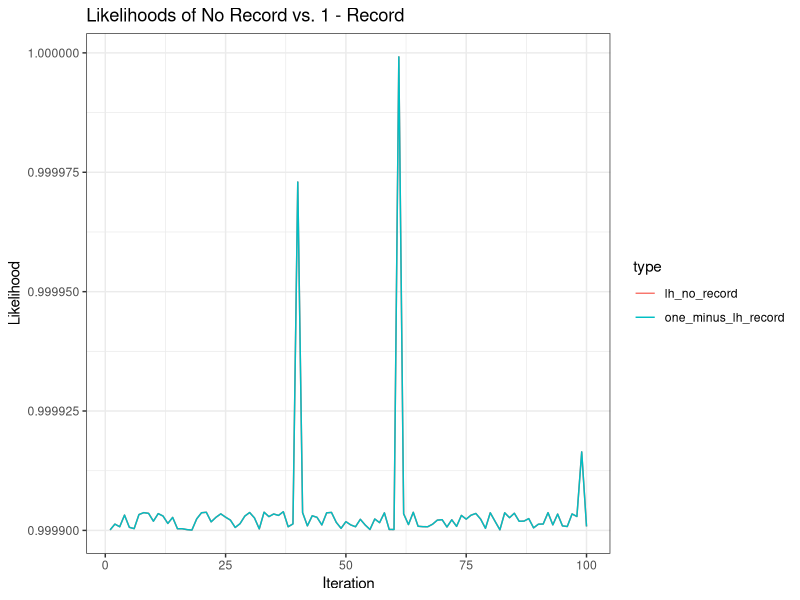
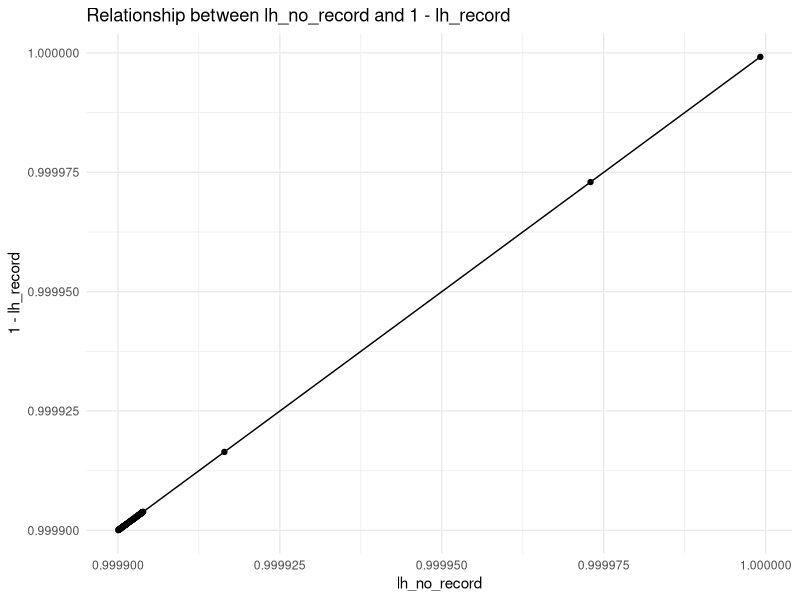

The R source for these figures, in order:
rm(list=ls());gc()
#graphics.off()
library(ggplot2)
library(dplyr)
library(tidyr)

invasion_probability <- function(t, pi) {
  pi
}

# Define the sigmoid functions for Pd and Pr
sigmoid_function <- function(t, yoi, beta, rate, p0) {
  1-exp(-rate * (t - yoi)^beta - p0)
}

lh_record <- function(a, IP, pd_beta, r_pd, pr_beta, r_pr, pd0, pr0, t0, b) {
  Fb <- 0
  for (i in t0:a) {
    pi_product <- if (i == t0){
      1
    }else{
      prod(1 - IP[1:(i-t0)])
    }
    pi_current <- IP[i - t0 + 1]
    pd_product <- if (i < a) {
      prod(1 - sapply(i:(a-1), sigmoid_function, i, pd_beta, r_pd, pd0))
    } else {
      1
    }
    pd_current <- sigmoid_function(a, i, pd_beta, r_pd, pd0)
    pr_product <- 1-prod(1 - sapply(a:b, sigmoid_function, a, pr_beta, r_pr, pr0))
    Fb <- Fb + pi_current * pi_product * pd_product * pd_current * pr_product
  }
  return(Fb)
}

lh_no_record <- function(a, IP, pd_beta, r_pd, pr_beta, r_pr, pd0, pr0, t0, b){
  Fb <- prod(1 - IP[1:(a-t0+1)])
  for (i in t0:a) {
    #case 1: no invasion
    # no_invade = prod(1 - IP[1:(i-t0+1)])
    #case 2: no detection
    pi_product <- if (i == t0){
      1
    }else{
      prod(1 - IP[1:(i-t0)])
    }
    pi_current <- IP[i - t0 + 1]
    # no_pd = prod(1 - sapply(i:a, sigmoid_function, i, pd_beta, r_pd, pd0))
    # no_dect = pi_product * pi_current * no_pd
    #case 3: no report
    pd_product <- if (i < a) {
      prod(1 - sapply(i:(a-1), sigmoid_function, i, pd_beta, r_pd, pd0))
    } else {
      1
    }
    pd_current <- sigmoid_function(a, i, pd_beta, r_pd, pd0)
    no_dect = pi_product * pi_current * (1-pd_product*pd_current)
    no_pr <- prod(1 - sapply(a:b, sigmoid_function, a, pr_beta, r_pr, pr0))
    no_report = pi_product*pi_current*pd_product*pd_current*no_pr
    Fb <- Fb + no_dect + no_report
  }
  return(Fb)
}

pi = 0.0001
t0 = 1600
b = 2016
years <- t0:b
IP <- sapply(years, invasion_probability, pi)



baseline_params <- list(K = 1.000e+03,
                        r = 2e-02,
                        t_m = 1.872e+03,   # Midpoint of logistic growth
                        r_d = 2.000e-01,
                        t_d = 1.995e+03,
                        pd_beta = 1.599e+00,
                        r_pd = 0.100e+00,
                        pd0 = 5.407e-03,
                        pr_beta = 1.368e+00,
                        r_pr = 1.438e-02,
                        pr0 = 8.712e-03,
                        t0 = 1600, 
                        b = 2016)

set.seed(123) # Ensure reproducibility
n <- 100 # Number of random selections

random_params <- replicate(n, {
  list(
    K = baseline_params$K * runif(1, 0.9, 1.1),
    r = baseline_params$r * runif(1, 0.9, 1.1),
    t_m = baseline_params$t_m * runif(1, 0.9, 1.1),   # Midpoint of logistic growth
    r_d = baseline_params$r_d * runif(1, 0.9, 1.1),
    t_d = baseline_params$t_d * runif(1, 0.9, 1.1),
    pd_beta = baseline_params$pd_beta * runif(1, 0.9, 1.1),
    r_pd = baseline_params$r_pd * runif(1, 0.9, 1.1),
    pd0 = baseline_params$pd0 * runif(1, 0.9, 1.1),
    pr_beta = baseline_params$pr_beta * runif(1, 0.9, 1.1),
    r_pr = baseline_params$r_pr * runif(1, 0.9, 1.1),
    pr0 = baseline_params$pr0 * runif(1, 0.9, 1.1),
    a = sample(1600:2016, 1) # Randomly choosing a year for 'a'
  )
}, simplify = FALSE)


# Adjusted part of the calculation loop
results <- lapply(random_params, function(params) {
  list(
    lh_no_record = lh_no_record(params$a, IP, params$pd_beta, params$r_pd, params$pr_beta, params$r_pr, params$pd0, params$pr0, t0, b),
    # lh_record = lh_record(params$a, IP, params$pd_beta, params$r_pd, params$pr_beta, params$r_pr, params$pd0, params$pr0, t0, b),
    one_minus_lh_record = 1 - lh_record(params$a, IP, params$pd_beta, params$r_pd, params$pr_beta, params$r_pr, params$pd0, params$pr0, t0, b)
  )
})

results_df <- do.call(rbind, lapply(seq_along(results), function(i) {
  data.frame(
    iteration = i,
    lh_no_record = results[[i]]["lh_no_record"],
    # lh_record = results[[i]]["lh_record"],
    one_minus_lh_record = results[[i]]["one_minus_lh_record"]
  )
}))


results_df <- pivot_longer(results_df, cols = c("lh_no_record", "one_minus_lh_record"), names_to = "type", values_to = "value")

ggplot(results_df, aes(x = iteration, y = value, color = type)) +
  geom_line() +
  labs(title = "Likelihoods of No Record vs. 1 - Record", x = "Iteration", y = "Likelihood") +
  theme_bw()

# Assuming 'results' is your list
results_df <- do.call(rbind, lapply(results, function(x) {
  data.frame(lh_no_record = x$lh_no_record, one_minus_lh_record = x$one_minus_lh_record)
}))


ggplot(results_df, aes(x = lh_no_record, y = one_minus_lh_record)) +
  geom_point() +  # This adds the scatter plot points
  geom_line() +   # This connects the points with lines
  labs(title = "Relationship between lh_no_record and 1 - lh_record",
       x = "lh_no_record",
       y = "1 - lh_record") +
  theme_minimal()


